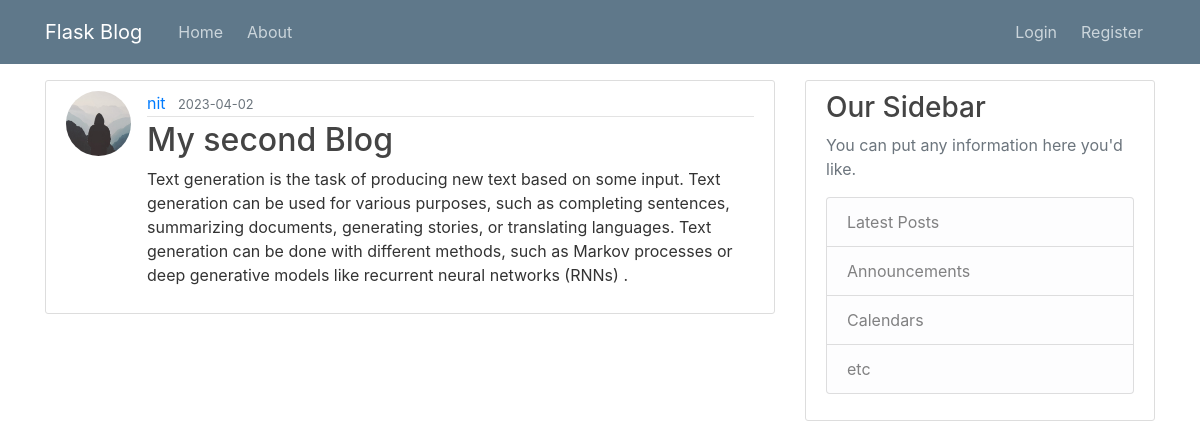
Screenshot of /post/2 with the database file from the repository.
### flaskblog/models.py (models this page shows, shortened)
class User(db.Model,UserMixin):
    id = db.Column(db.Integer, primary_key=True)
    username = db.Column(db.String(20), unique=True, nullable=False)
    email = db.Column(db.String(120), unique=True, nullable=False)
    image_file = db.Column(db.String(20), nullable=False, default='default.jpg')
    password = db.Column(db.String(60), nullable=False)
    posts = db.relationship('Post', backref='author', lazy=True)

class Post(db.Model):
    id = db.Column(db.Integer, primary_key=True)
    title = db.Column(db.String(100), nullable=False)
    date_posted = db.Column(db.DateTime, nullable=False, default=datetime.utcnow)
    content = db.Column(db.Text, nullable=False)
    user_id = db.Column(db.Integer, db.ForeignKey('user.id'), nullable=False)

### flaskblog/routes.py (the view)
@app.route("/post/<int:post_id>")
def post(post_id):
    post=Post.query.get_or_404(post_id)
    return render_template('post.html',title=post.title,post=post)

### flaskblog/templates/post.html (shortened to what this page needs)
{% extends "layout.html" %}
{% block content %}
  <article class="media content-section">
    <img class="rounded-circle article-img" src="{{ url_for('static', filename='profile_pics/' + post.author.image_file) }}">
    <div class="media-body">
      <div class="article-metadata">
        <a class="mr-2" href="{{url_for('user_post',username=post.author.username)}}">{{ post.author.username }}</a>
        <small class="text-muted">{{ post.date_posted.strftime('%Y-%m-%d') }}</small>
      </div>
      <h2 class="article-title">{{ post.title }}</h2>
      <p class="article-content">{{ post.content }}</p>
    </div>
  </article>
{% endblock content %}

### flaskblog/static/main.css (style rules this page uses)
body { color: #333333; margin-top: 5rem; background-image: url(https://images.unsplash.com/photo-1542435503-956c469947f6?ixlib=rb-4.0.3&ixid=MnwxMjA3fDB8MHxzZWFyY2h8M3x8YmxvZyUyMGJhY2tncm91bmR8ZW58MHx8MHx8&auto=format&fit=crop&w=600&q=60); background-size: cover; }
h1, h2, h3, h4, h5, h6 { color: #444444; }
.content-section { background: #ffffff; padding: 10px 20px; border: 1px solid #dddddd; border-radius: 3px; margin-bottom: 20px; }
.article-title { color: #444444; }
.article-content { white-space: pre-line; }
.article-img { height: 65px; width: 65px; margin-right: 16px; }
.article-metadata { padding-bottom: 1px; margin-bottom: 4px; border-bottom: 1px solid #e3e3e3 }

### rows the page displays
User: image_file (placeholder picture), author.username "nit"
Post: date_posted "2023-04-02", title "My second Blog", content "Text generation is the task of producing new text based on some input. Text generation can be used for various purposes, such as completing sentences, summarizing documents, generating stories, or translating languages. Text generation can be done with different methods, such as Markov processes or deep generative models like recurrent neural networks (RNNs) ."
